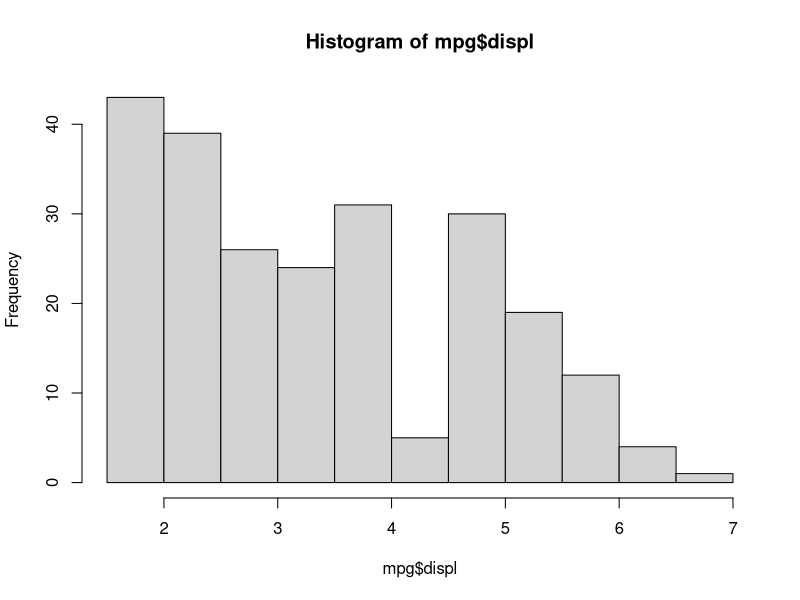
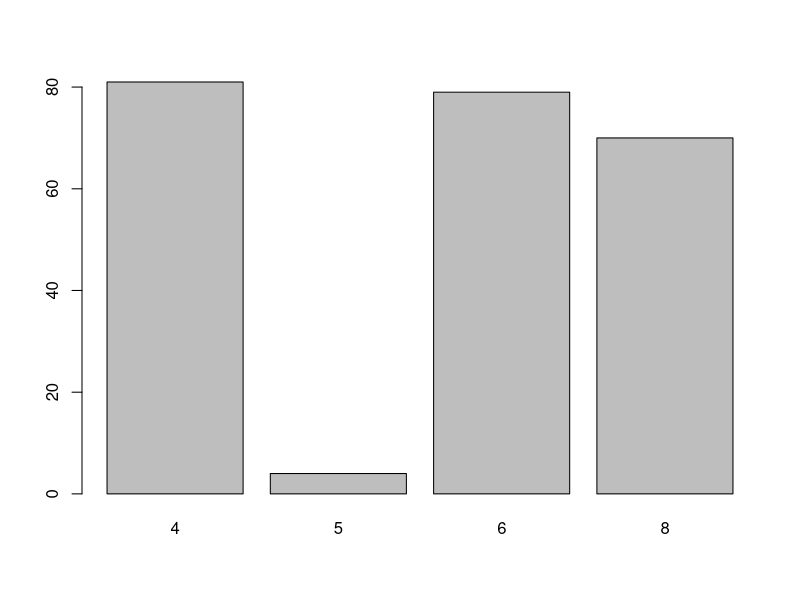
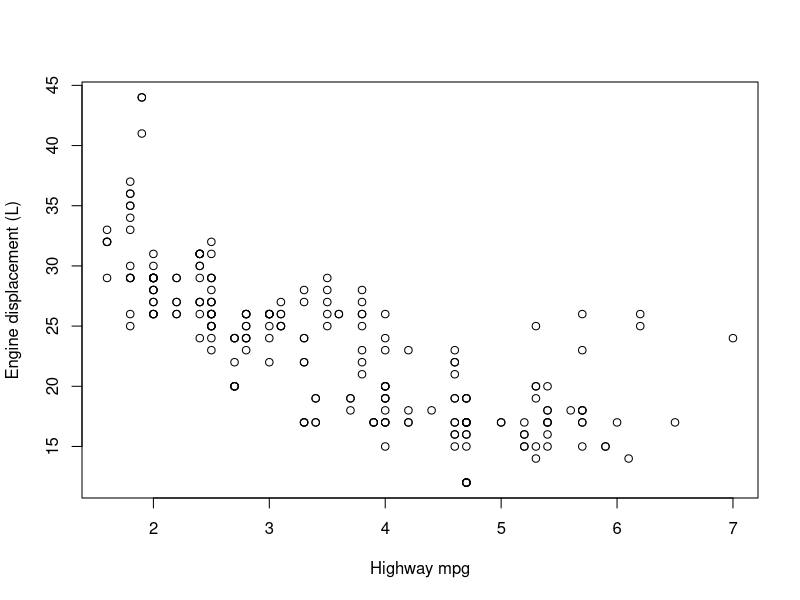
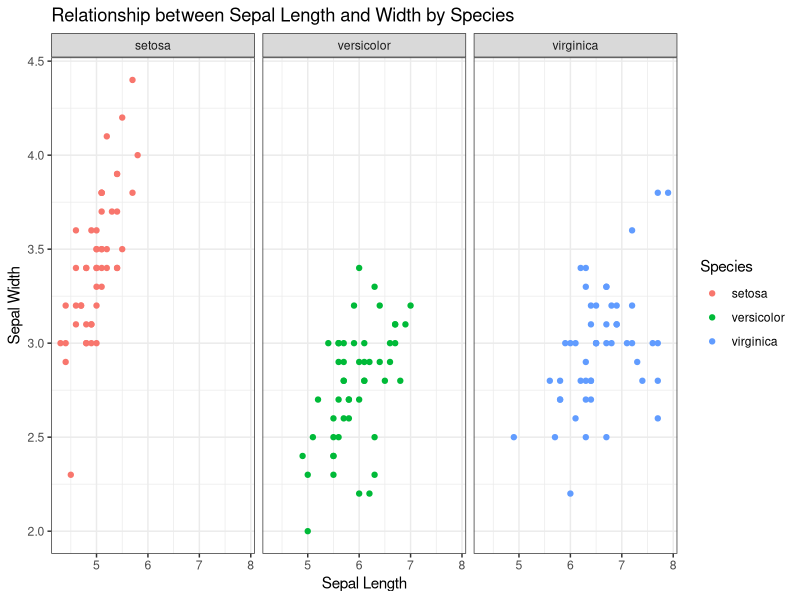
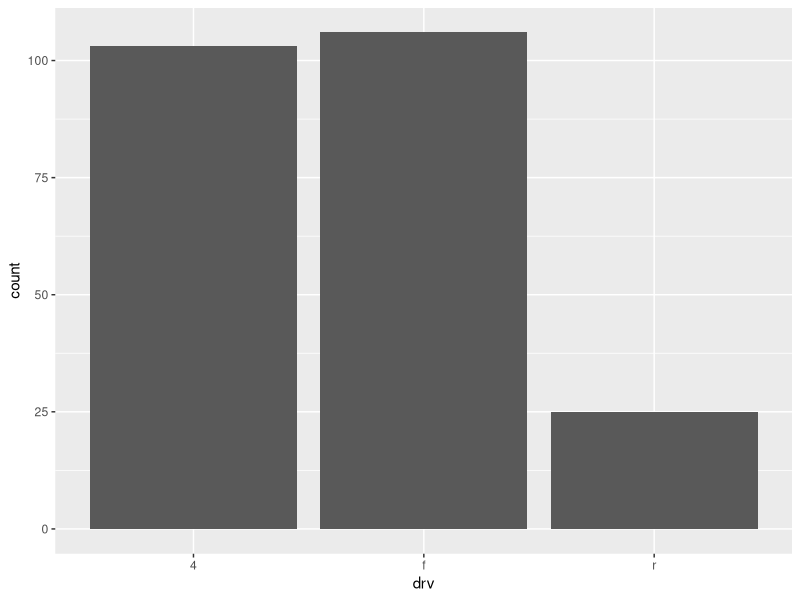
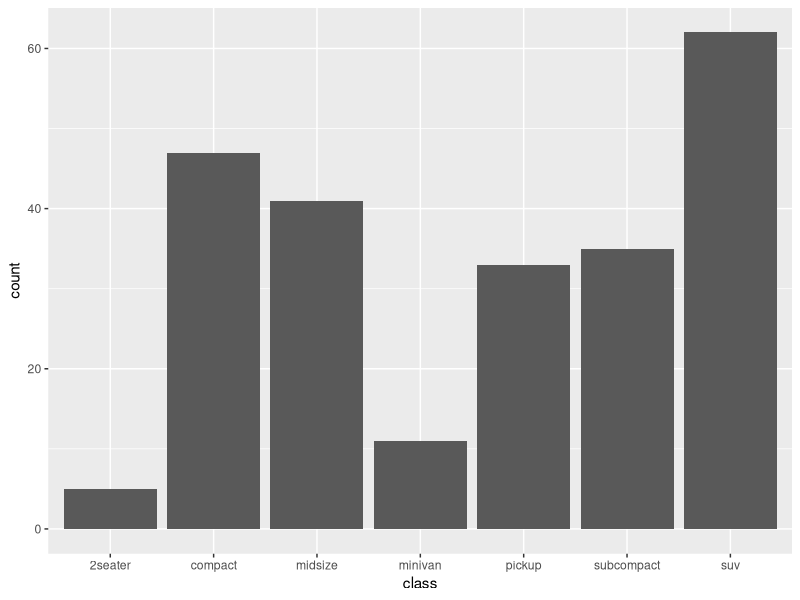
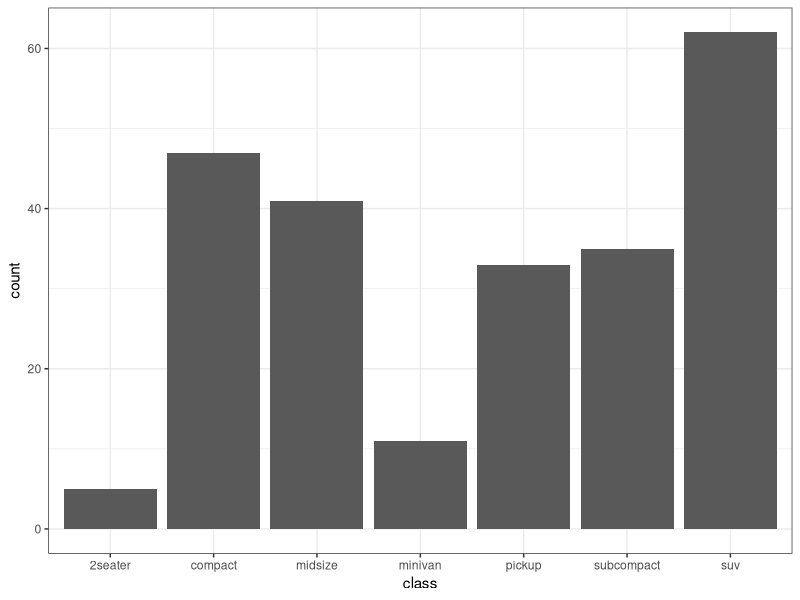
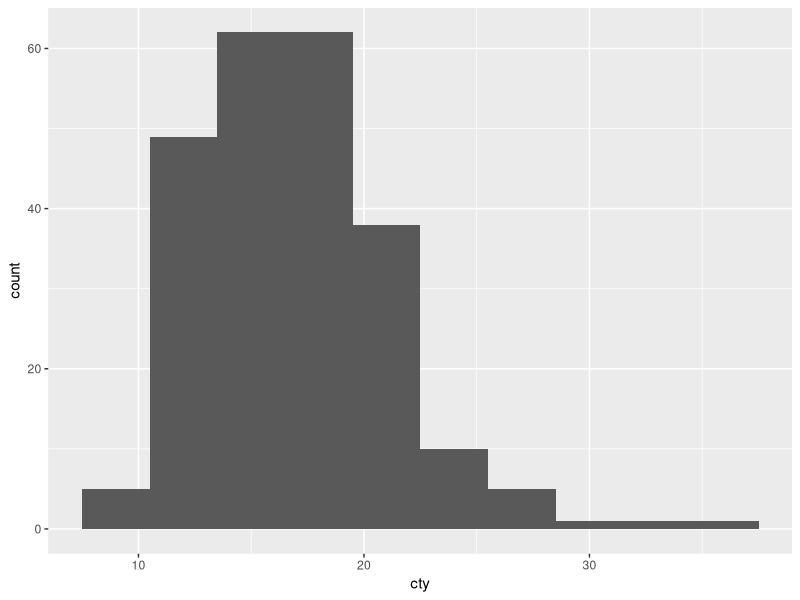

Write R code to recreate these figures, in order.
## ---- chunk 1
knitr::opts_chunk$set(fig.pos = 'H')
## ---- chunk 2
library(tidyverse)
library(ggplot2)
library(ggpubr)
library(kableExtra)
## ---- chunk 3
mpg <- mpg
## ---- chunk 4
head(mpg)
## ---- chunk 5
head(mpg) %>% 
  kable() %>% 
  kable_styling(latex_options = c("hover", "condensed", "striped"))
## ---- chunk 6
glimpse(mpg)
## ---- chunk 7
# The character variables do not have factor levels.
## ---- chunk 8
mpg <- mpg %>% 
  mutate_if(is.character, as.factor)
## ---- chunk 9
mpg %>% 
  group_by(class) %>% 
  summarise(min = min(hwy),
            mean = mean(hwy),
            sd = sd(hwy),
            max = max(hwy),
            n = n())  %>% 
  kbl() %>%  
  kable_styling(latex_options = c("striped", "hover"), full_width = F)  
## ---- chunk 10
mpg %>% 
  group_by(year) %>% 
  summarise(min = min(displ),
            Q1 = quantile(displ, 0.25),
            median = median(displ),
            Q3 = quantile(displ, 0.75),
            max = max(displ)) %>% 
  kbl() %>%  
  kable_styling(latex_options = c("striped", "hover"), full_width = F)          
## ---- chunk 11
hist(mpg$displ)
## ---- chunk 12
barplot(table(mpg$cyl))
## ---- chunk 13
plot(x = mpg$displ, y = mpg$hwy,
     xlab = "Highway mpg",
     ylab = "Engine displacement (L)")
## ---- chunk 14
ggplot(iris) + # Data
  geom_point(mapping = aes(x = Sepal.Length, # Variable on the x-axis
                           y = Sepal.Width, # Variable on the y-axis
                           colour = Species)) + # Legend 
  labs(x = "Sepal Length",
       y = "Sepal Width", 
       title = "Relationship between Sepal Length and Width by Species") +
  coord_cartesian() + # Default standard for mapping x and y
  facet_wrap(~Species) + # Splits plot by the species variable
  theme_bw() # Sets the background theme
## ---- chunk 15
ggplot(mpg) +
  geom_bar(aes(x = drv))
## ---- chunk 16
ggplot(mpg) +
  geom_bar(aes(x = class))
## ---- chunk 17
ggplot(mpg) +
  geom_bar(aes(x = class)) +
  theme_bw()
## ---- chunk 18
ggplot(mpg) +
  geom_histogram(aes(cty), binwidth = 3)
## ---- chunk 19
ggplot(mpg) +
  geom_histogram(aes(cty), binwidth = 1)

# The general distribution does not drastically change, but it is now much easier to spot outliers. Specifically, there are two extreme values to the right of the distribution where the city miles per gallon exceed 30 in a small number of cases.
## ---- chunk 20
ggplot(mpg, aes(cty)) +
  geom_density(fill = "darkseagreen") 
## ---- chunk 21
ggplot(mpg, aes(cty)) +
  geom_density(fill = "darkseagreen") +
  geom_rug(size = 1, colour = "darkorange")
## ---- chunk 22
ggplot(mpg) +
  geom_point(aes(x = displ, y = hwy))
## ---- chunk 23
ggplot(mpg) +
  geom_point(aes(x = displ, y = hwy, colour = class))
## ---- chunk 24
ggplot(mpg) +
  geom_point(aes(x = displ, y = hwy, colour = trans)) +
  labs(x = "Engine Displacement (L)",
       y = "Highway miles per gallon",) +
  theme_bw()
## ---- chunk 25
ggplot(mpg, aes(x = displ, y = hwy)) +
  geom_point() +
  geom_smooth() +
  labs(x = "Engine Displacement (L)",
       y = "Highway miles per gallon",) +
  theme_bw()

# `geom_smooth()` is used to add a line of best fit. The default method is "loess" with the formula x ~ y, but you can change this to any other method. For example, you can choose `method = "lm"` for a linear best fit line.
## ---- chunk 26
ggplot(mpg, aes(displ, hwy, colour = class)) +
  geom_point() +
  geom_smooth(method = lm, se = FALSE) +
  labs(x = "Engine Displacement (L)",
       y = "Highway miles per gallon",) +
  theme_bw()

# Adding `colour = class` to the aesthetic mappings causes `geom_smooth()` to fit a line for each class of vehicle. Using `method = "lm"` with `se = FALSE` fits a linear line without the standard error. Dropping the standard error makes the plot more readable, since they are otherwise overlapping.
## ---- chunk 27
ggplot(mpg) +
  geom_boxplot(aes(x = drv, y = hwy))
## ---- chunk 28
# Lower horizontal line - 25th percentile*
# Thicker horizontal middle line - median*
# Upper horizontal line - 75th percentile*
# Vertical whiskers - IQR * 1.5*
# Points beyond the whiskers -  OUTLIERS*
## ---- chunk 29
ggplot(mpg) +
  geom_boxplot(aes(x = drv, y = hwy)) +
  coord_flip()

# coord_flip()` swaps the x- and y-axes.
## ---- chunk 30
# There are many outliers (points beyond the whiskers) for drive traint type "f", which represents a front-wheel drive.* *There are no outliers beyond the IQR for the other types of drive train, 4-wheel drive and rear-wheel drive.
## ---- chunk 31
mpg <- mpg %>% 
  mutate(trans = fct_collapse(trans,
                             "auto" = c("auto(av)", "auto(l3)", "auto(l4)", "auto(l5)", "auto(l6)", "auto(s4)", "auto(s5)", "auto(s6)"),
                             "manual" = c("manual(m5)", "manual(m6)"))) 
## ---- chunk 32
  ggplot(mpg) +
  geom_boxplot(aes(x = drv, y = cty, colour = trans))

# Adding the argument `colour = trans` to the aesthetic mappings further splits the drive train into auto and manual.

# Note that you can also perform the above operations in one piped step.

mpg %>% 
    mutate(trans = fct_collapse(trans,
                             "auto" = c("auto(av)", "auto(l3)", "auto(l4)", "auto(l5)", "auto(l6)", "auto(s4)", "auto(s5)", "auto(s6)"),
                             "manual" = c("manual(m5)", "manual(m6)"))) %>% 
  ggplot() +
  geom_boxplot(aes(x = drv, y = cty, colour = trans))
## ---- chunk 33
ggplot(mpg) + 
  geom_point(aes(x = displ, y = hwy)) + 
  facet_wrap(~ class, nrow = 2)
## ---- chunk 34
ggplot(mpg) + 
  geom_point(aes(x = displ, y = hwy)) + 
  facet_grid(drv ~ cyl)
## ---- chunk 35
# There are no rear-wheel drives that have 4 cyclinders, so there is nothing to plot here.
## ---- chunk 36
ggplot(mpg) + 
  geom_point(aes(x = displ, y = hwy)) + 
  facet_wrap(~manufacturer, nrow = 3)
## ---- chunk 37
ggplot(mpg) + 
  geom_point(aes(x = displ, y = hwy)) + 
  labs(x = "Engine displacement (litres)", 
       y = "Highway miles per gallon") +
  facet_wrap(~manufacturer, nrow = 3) 
## ---- chunk 38
p1 <- ggplot(data = mpg, aes(class, fill = class)) +
        geom_bar() +
        labs(x = "Vehicle class",
              y = "Count") +
        coord_flip() +  
        theme_bw()

p2 <- ggplot(data = mpg) + 
        geom_boxplot(mapping = aes(x = class, y = hwy, colour = class)) +
        labs(x = "Vehicle class",
             y = "Highway mpg") +
        coord_flip() +
        theme_bw()

p3 <- ggplot(data = mpg) + 
        geom_jitter(mapping = aes(x = cty, y = hwy, colour = class)) +
        labs(x = "Vehicle class",
             y = "Highway mpg") +
        theme_bw()

# I create three plots names "p1", "p2", and "p3", using previous examples to guide me if necessary. For p1 and p2 I add `coord_flip()` to make the categories easier to read.* 
## ---- chunk 39
ggarrange(p1, p2, p3, 
          ncol = 2, 
          nrow = 2)

# The only necessary arguments are the plots, but specifying `ncol` and `nrow` can improve the appearance. the repetition of the legend is usually something we want to avoid.
## ---- chunk 40
ggarrange(p1, p2, p3, 
          nrow = 2, 
          ncol = 2, 
          vjust = 0.5, 
          common.legend = TRUE,
          legend = "bottom")

# Setting `common.legend = TRUE` gets rid of the repetitive legend and slightly improves the look. In this example I move the legend to the bottom position, but "top", "left", and "right" are other options.
## ---- chunk 41
stats <- function(df){
  
  # to store output
  out_list <-  vector("list", ncol(df))
  names(out_list) <- names(df)
  
  # loop over columns
  for(i in 1:ncol(df)){
    
    var <- df %>% pull(names(df)[i])
    
    # make table if a factor
    if(is.factor(var)){
      out_list[[i]] <- table(var)
    } else {
      # get mean and sd if numeric or integer
      if(is.numeric(var) | is.integer(var)){
        out_list[[i]] <- data.frame(mean = mean(var), sd = sd(var))
      }
    }
  }
  # return output as a list
  return(out_list)
}

stats(mpg)
